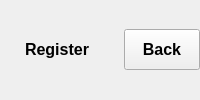
                     <widget class="QWidget" name="widget_5" native="true">
                      <layout class="QHBoxLayout" name="horizontalLayout">
                       <property name="spacing">
                        <number>0</number>
                       </property>
                       <property name="leftMargin">
                        <number>0</number>
                       </property>
                       <property name="topMargin">
                        <number>0</number>
                       </property>
                       <property name="rightMargin">
                        <number>0</number>
                       </property>
                       <property name="bottomMargin">
                        <number>0</number>
                       </property>
                       <item>
                        <widget class="QWidget" name="widget" native="true">
                         <layout class="QHBoxLayout" name="horizontalLayout_3">
                          <property name="spacing">
                           <number>0</number>
                          </property>
                          <property name="leftMargin">
                           <number>0</number>
                          </property>
                          <property name="topMargin">
                           <number>0</number>
                          </property>
                          <property name="rightMargin">
                           <number>5</number>
                          </property>
                          <property name="bottomMargin">
                           <number>0</number>
                          </property>
                          <item>
                           <widget class="QPushButton" name="registerAdminButton">
                            <property name="font">
                             <font>
                              <family>MS Sans Serif</family>
                              <pointsize>12</pointsize>
                              <weight>75</weight>
                              <bold>true</bold>
                             </font>
                            </property>
                            <property name="styleSheet">
                             <string notr="true">	padding: 10px 25px;
	border-top-left-radius: 10px;
	border-bottom-left-radius: 10px;</string>
                            </property>
                            <property name="text">
                             <string>Register</string>
                            </property>
                            <property name="iconSize">
                             <size>
                              <width>12</width>
                              <height>12</height>
                             </size>
                            </property>
                            <property name="autoDefault">
                             <bool>false</bool>
                            </property>
                            <property name="default">
                             <bool>false</bool>
                            </property>
                            <property name="flat">
                             <bool>false</bool>
                            </property>
                           </widget>
                          </item>
                         </layout>
                        </widget>
                       </item>
                       <item>
                        <widget class="QWidget" name="widget_4" native="true">
                         <layout class="QHBoxLayout" name="horizontalLayout_4">
                          <property name="spacing">
                           <number>0</number>
                          </property>
                          <property name="leftMargin">
                           <number>5</number>
                          </property>
                          <property name="topMargin">
                           <number>0</number>
                          </property>
                          <property name="rightMargin">
                           <number>0</number>
                          </property>
                          <property name="bottomMargin">
                           <number>0</number>
                          </property>
                          <item>
                           <widget class="QPushButton" name="backButton">
                            <property name="sizePolicy">
                             <sizepolicy hsizetype="Minimum" vsizetype="Fixed">
                              <horstretch>0</horstretch>
                              <verstretch>0</verstretch>
                             </sizepolicy>
                            </property>
                            <property name="baseSize">
                             <size>
                              <width>0</width>
                              <height>0</height>
                             </size>
                            </property>
                            <property name="font">
                             <font>
                              <family>MS Sans Serif</family>
                              <pointsize>12</pointsize>
                              <weight>75</weight>
                              <bold>true</bold>
                             </font>
                            </property>
                            <property name="styleSheet">
                             <string notr="true">	padding: 10px 10px;
</string>
                            </property>
                            <property name="text">
                             <string>Back</string>
                            </property>
                            <property name="iconSize">
                             <size>
                              <width>16</width>
                              <height>16</height>
                             </size>
                            </property>
                           </widget>
                          </item>
                         </layout>
                        </widget>
                       </item>
                      </layout>
                     </widget>
